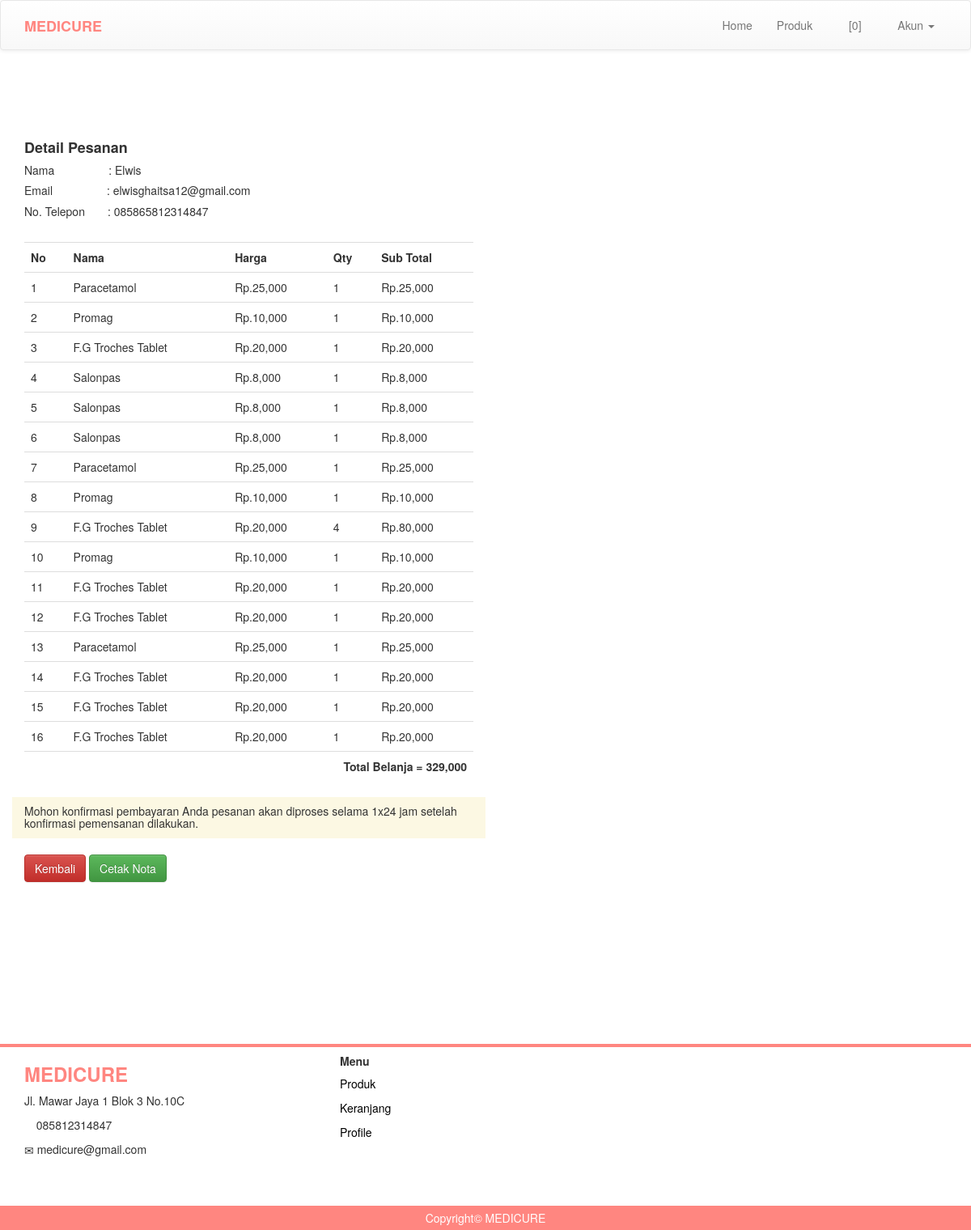
Page /bukti.php?kode_cs=C0005 on the committed database.
### tables this page shows
CREATE TABLE `customer` (
  `kode_customer` varchar(100) NOT NULL,
  `nama` varchar(100) NOT NULL,
  `email` varchar(100) NOT NULL,
  `username` varchar(100) NOT NULL,
  `password` varchar(100) NOT NULL,
  `telp` varchar(200) NOT NULL
);

CREATE TABLE `produksi` (
  `id_order` int(11) NOT NULL,
  `invoice` varchar(200) NOT NULL,
  `kode_customer` varchar(200) NOT NULL,
  `kode_produk` varchar(200) NOT NULL,
  `nama_produk` varchar(200) NOT NULL,
  `qty` int(11) NOT NULL,
  `harga` int(11) NOT NULL,
  `status` varchar(200) NOT NULL,
  `tanggal` date NOT NULL,
  `provinsi` varchar(200) NOT NULL,
  `kota` varchar(200) NOT NULL,
  `alamat` varchar(200) NOT NULL,
  `kode_pos` varchar(200) NOT NULL,
  `terima` varchar(200) NOT NULL,
  `tolak` varchar(200) NOT NULL,
  `cek` int(11) NOT NULL,
  `bayar` enum('Transfer Bank','Kartu Kredit','E-Wallet','COD') NOT NULL
);

### bukti.php (the view, shortened to what this page needs)
<?php
include 'header.php';
$kd = mysqli_real_escape_string($conn, $_GET['kode_cs']);
$cs = mysqli_query($conn, "SELECT * FROM customer WHERE kode_customer = '$kd'");
$rows = mysqli_fetch_assoc($cs);
?>
<div id="nota" class="container" style="padding-bottom: 200px">
	<br><br><br><br>
	<div class="row">
		<div class="col-md-6">
			<h4> <b>Detail Pesanan</b></h4>
			<h5>Nama &ensp;&ensp;&ensp;&ensp;&ensp;&ensp;&ensp;&ensp;&ensp;: <?= $rows['nama']; ?></h5>
			<h5>Email &ensp;&ensp;&ensp;&ensp;&ensp;&ensp;&ensp;&ensp;&ensp;: <?= $rows['email']; ?></h5>
			<h5>No. Telepon&ensp;&ensp;&ensp;&ensp;: <?= $rows['telp']; ?></h5><br>
			<table class="table table-stripped">
				<tr>
					<th>No</th>
					<th>Nama</th>
					<th>Harga</th>
					<th>Qty</th>
					<th>Sub Total</th>
				</tr>
				<?php
				$result = mysqli_query($conn, "SELECT * FROM produksi WHERE kode_customer = '$kd'");
				$no = 1;
				$hasil = 0;
				while ($row = mysqli_fetch_assoc($result)) {
				?>
					<tr>
						<td><?= $no; ?></td>
						<td><?= $row['nama_produk']; ?></td>
						<td>Rp.<?= number_format($row['harga']); ?></td>
						<td><?= $row['qty']; ?></td>
						<td>Rp.<?= number_format($row['harga'] * $row['qty']);  ?></td>
					</tr>
				<?php
					$total = $row['harga'] * $row['qty'];
					$hasil += $total;
					$no++;
				}
				?>
				<tr>
					<td colspan="5" style="text-align: right; font-weight: bold;">Total Belanja = <?= number_format($hasil); ?></td>
				</tr>
			</table>
		</div>
	</div>
	<div class="row">
		<div class="col-md-6 bg-warning">
			<h5>Mohon konfirmasi pembayaran Anda pesanan akan diproses selama 1x24 jam setelah konfirmasi pemensanan dilakukan.</h5>
		</div>
	</div>
	<br>
	<form action="proses/order.php" method="POST">
		<a href="keranjang.php" class="btn btn-danger">Kembali</a>
		<button onclick="Print()" type="submit" class="btn btn-left btn-success">Cetak Nota</button>
	</form>
</div>
<?php
include 'footer.php';
?>

### header.php (shortened to what this page needs)
<?php
include 'koneksi/koneksi.php';
?>
<!DOCTYPE html>
<html>
<head>
	<link rel="stylesheet" type="text/css" href="css/bootstrap.min.css">
	<link rel="stylesheet" type="text/css" href="css/style.css">
	<link rel="stylesheet" type="text/css" href="css/bootstrap-theme.css">
</head>
<body>
	<nav class="navbar navbar-default" style="padding: 5px;">
		<div class="container">
			<div class="navbar-header">
				<a class="navbar-brand" href="#" style="color: #ff8680"><b>MEDICURE</b></a>
			</div>
			<div class="collapse navbar-collapse" id="bs-example-navbar-collapse-1">
				<ul class="nav navbar-nav navbar-right">
					<li><a href="index.php">Home</a></li>
					<li><a href="produk.php">Produk</a></li>
					<?php
					if(isset($_SESSION['kd_cs'])){
					$kode_cs = $_SESSION['kd_cs'];
					$cek = mysqli_query($conn, "SELECT kode_produk from keranjang where kode_customer = '$kode_cs' ");
					$value = mysqli_num_rows($cek);
						?>
						<li><a href="keranjang.php"><i class="glyphicon glyphicon-shopping-cart"></i> <b>[ <?= $value ?> ]</b></a></li>
						<?php
					}else{
						echo "
						<li><a href='keranjang.php'><i class='glyphicon glyphicon-shopping-cart'></i> [0]</a></li>
						";
					}
					if(!isset($_SESSION['user'])){
						?>
						<li class="dropdown">
							<a href="#" class="dropdown-toggle" data-toggle="dropdown" role="button" aria-haspopup="true" aria-expanded="false"><i class="glyphicon glyphicon-user"></i> Akun <span class="caret"></span></a>
						</li>
						<?php
					}
					?>
				</ul>
			</div>
		</div>
	</nav>

### footer.php
	<footer style="border-top: 4px solid #ff8680;  ">
		<div class="container" style="padding-bottom: 50px;">
			<div class="row">
				<div class="col-md-4">
					<h3 style="color: #ff8680"><b>MEDICURE</b></h3>
					<p>Jl. Mawar Jaya 1 Blok 3 No.10C</p>
					<p><i class="glyphicon glyphicon-earphone"></i> 085812314847</p>
					<p><i class="glyphicon glyphicon-envelope"></i> medicure@gmail.com</p>
				</div>
				<div class="col-md-4">
					<h5><b>Menu</b></h5>
					<p><a href=""  style="color: #000">Produk</a></p>
					<p><a href=""  style="color: #000">Keranjang</a></p>
					<p><a href=""  style="color: #000">Profile</a></p>
				</div>
				<div class="col-md-4">
				</div>
			</div>
		</div>
		<div class="copy" style="background-color: #ff8680; padding: 5px; color: #fff; text-align: center;">
			<span>Copyright&copy; MEDICURE</span>
		</div>
	</footer>
</body>
</html>

### css/style.css (style rules this page uses)
body { margin:0; padding: 0; }

### rows in the picture
customer: nama "Elwis", email "elwisghaitsa12@gmail.com", telp "085865812314847"
produksi: nama_produk "Paracetamol", harga "25,000", qty "1", $row['harga'] * $row['qty'] "25,000"
produksi: nama_produk "Promag", harga "10,000", qty "1", $row['harga'] * $row['qty'] "10,000"
produksi: nama_produk "F.G Troches Tablet", harga "20,000", qty "1", $row['harga'] * $row['qty'] "20,000"
produksi: nama_produk "Salonpas", harga "8,000", qty "1", $row['harga'] * $row['qty'] "8,000"
produksi: nama_produk "Salonpas", harga "8,000", qty "1", $row['harga'] * $row['qty'] "8,000"
produksi: nama_produk "Salonpas", harga "8,000", qty "1", $row['harga'] * $row['qty'] "8,000"
produksi: nama_produk "Paracetamol", harga "25,000", qty "1", $row['harga'] * $row['qty'] "25,000"
produksi: nama_produk "Promag", harga "10,000", qty "1", $row['harga'] * $row['qty'] "10,000"
produksi: nama_produk "F.G Troches Tablet", harga "20,000", qty "4", $row['harga'] * $row['qty'] "80,000"
produksi: nama_produk "Promag", harga "10,000", qty "1", $row['harga'] * $row['qty'] "10,000"
produksi: nama_produk "F.G Troches Tablet", harga "20,000", qty "1", $row['harga'] * $row['qty'] "20,000"
produksi: nama_produk "F.G Troches Tablet", harga "20,000", qty "1", $row['harga'] * $row['qty'] "20,000"
produksi: nama_produk "Paracetamol", harga "25,000", qty "1", $row['harga'] * $row['qty'] "25,000"
produksi: nama_produk "F.G Troches Tablet", harga "20,000", qty "1", $row['harga'] * $row['qty'] "20,000"
produksi: nama_produk "F.G Troches Tablet", harga "20,000", qty "1", $row['harga'] * $row['qty'] "20,000"
produksi: nama_produk "F.G Troches Tablet", harga "20,000", qty "1", $row['harga'] * $row['qty'] "20,000"

### other values in the picture
$hasil "329,000"
